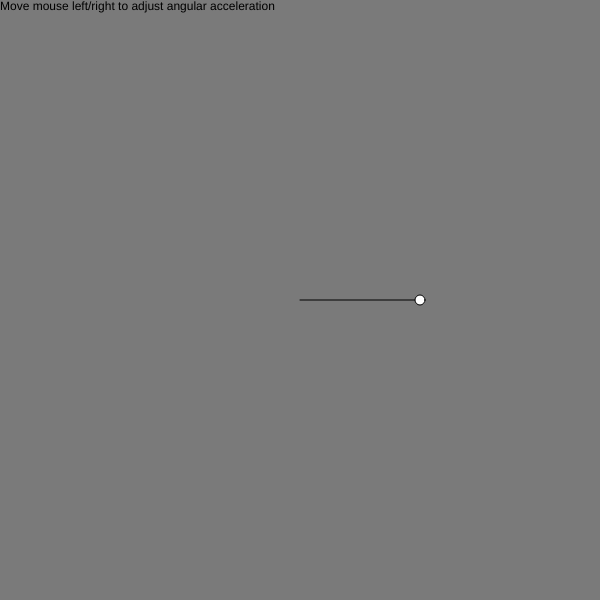
Frame 1 (no input)
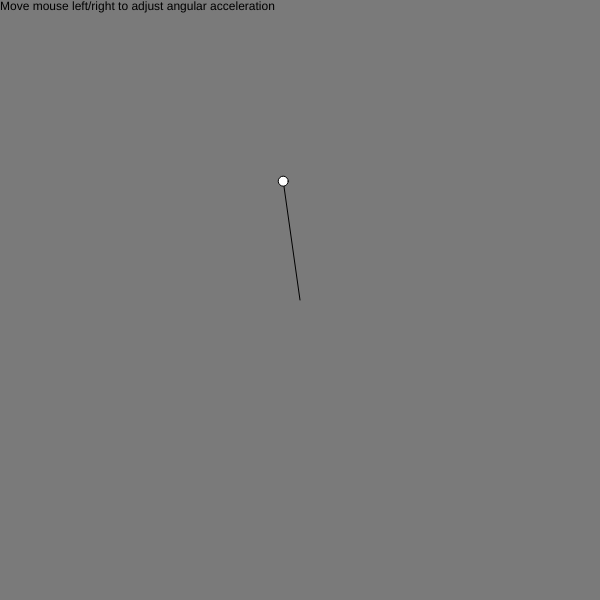
Frame 60 (no input)
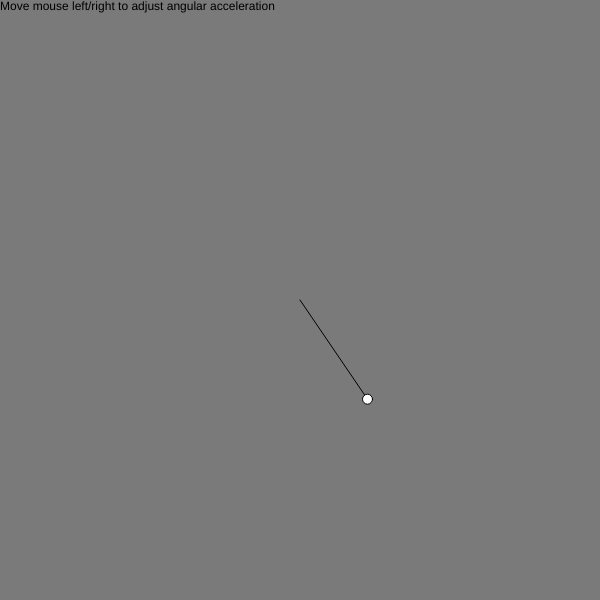
Frame 120 (the mouse pressed at the canvas centre since frame 60)

The p5.js sketch that drew these frames (run headless with seeded random() and noise() and a simulated clock; from frame 60 on, the mouse is pressed at the canvas centre):

// p5.js sketch
// ── sketch.js


//set up for polar coordinates => (r, theta)
let radius = 120;
let theta = 0;

//anglur motion:
let aAcceleration = 0.001;
let aVelocity = 0.0;


function setup(){
  createCanvas(600,600);

}

function draw(){
  background(122);
  text("Move mouse left/right to adjust angular acceleration", 0,10);

  aAcceleration = map(mouseX,0,width,-0.001,0.001);

  translate(width/2,height/2);
  xPos = radius*cos(theta);
  yPos = radius*sin(theta);

  line(0,0,xPos,yPos);
  ellipse(xPos,yPos,10,10);

  theta += aVelocity;
  aVelocity += aAcceleration;


}
